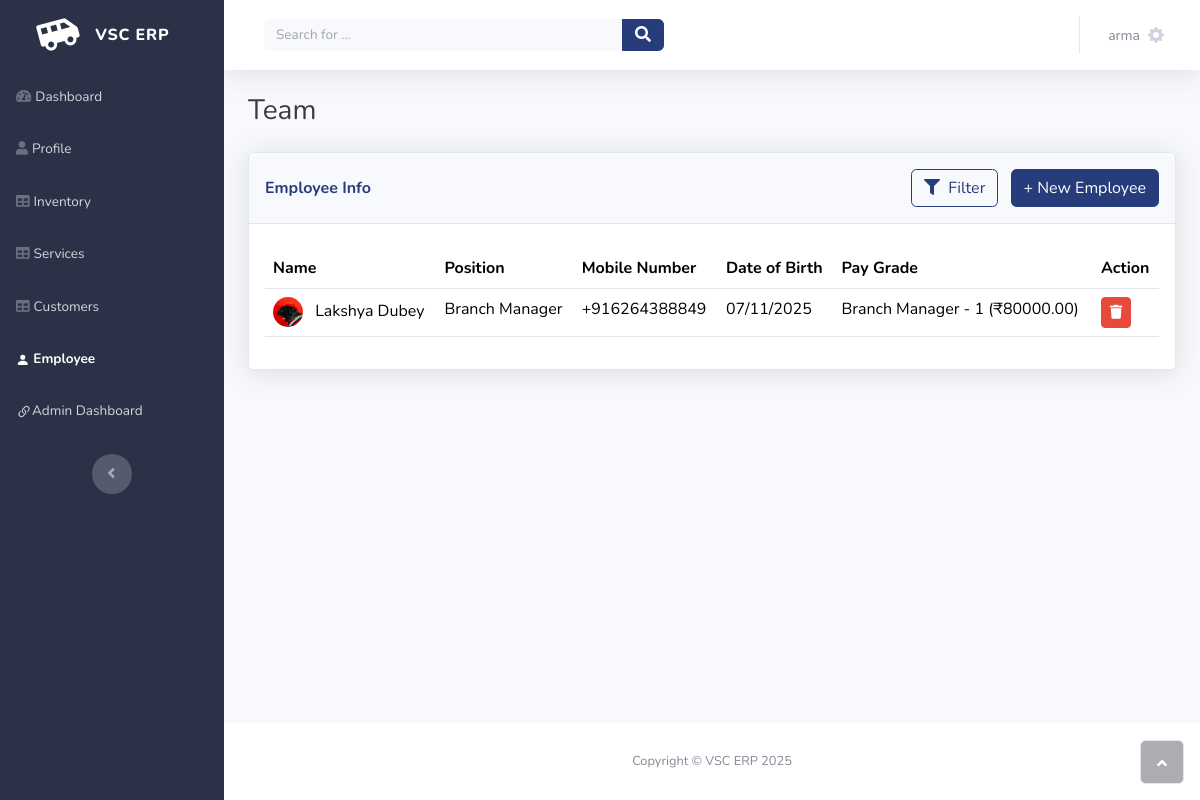
The page /employee/ (signed in) on the database as committed earlier.
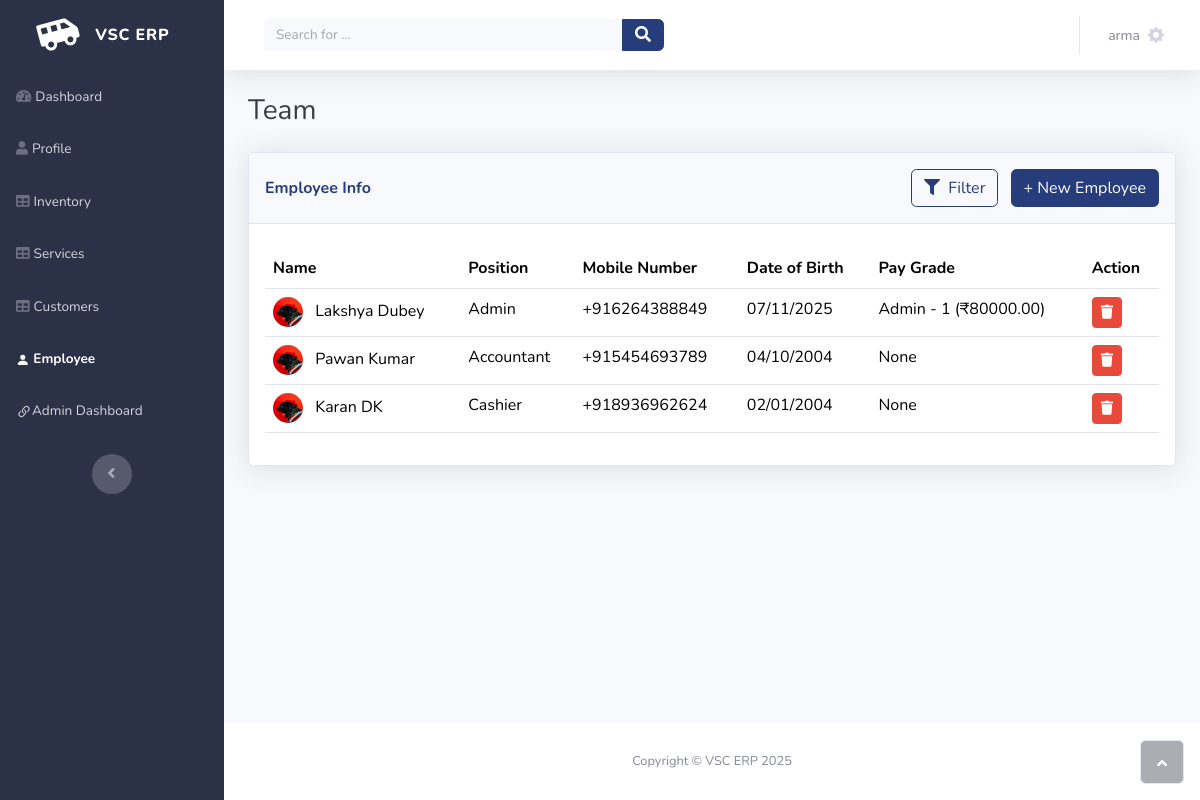
The same page on the database as committed later.
### CORE/models.py (models this page shows)
class Employee(models.Model):
    user = models.OneToOneField(User, on_delete=models.CASCADE,related_name='Employee')
    DOB = models.DateField()
    Address = models.TextField()
    mobile_number = PhoneNumberField(region="IN")
    SHIFT_CHOICES = [
        ('MORNING', 'Morning (9AM-5PM)'),
        ('EVENING', 'Evening (1PM-9PM)'),
        ('NIGHT', 'Night (9PM-5AM)'),
        ('FLEX', 'Flexible'),
    ]
    role = models.ForeignKey(MASTER_role, on_delete=models.SET_NULL, null=True)
    shift = models.CharField(
        max_length=10,
        choices=SHIFT_CHOICES,
        default='MORNING',
        null=True,
        blank=True
    )
    pay_grade = ChainedForeignKey(
        MASTER_pay_grade_level,
        chained_field="role",
        chained_model_field="role",
        show_all=False,
        auto_choose=True,
        sort=True,
        on_delete=models.SET_NULL,
        null=True,
        blank=True
    )

### Masters/models.py (models this page shows)
class MASTER_role(models.Model):
    name = models.CharField(max_length=50, unique=True)
    def __str__(self):
        return self.name
    '''
    Mechanic
    Accountant
    Cashier
    Advisor
    '''

class MASTER_pay_grade_level(models.Model):
    role = models.ForeignKey(MASTER_role, on_delete=models.CASCADE)
    level = models.CharField(max_length=10)
    base_salary = models.DecimalField(max_digits=10, decimal_places=2)
    description = models.TextField(blank=True, null=True)
    class Meta:
        unique_together = ('role', 'level')
    def __str__(self):
        return f"{self.role.name} - {self.level} (₹{self.base_salary})"

### CORE/views.py (the view)
# urls.py: path("employee/",views.employee,name="employee"),
@login_required()
def employee(request):
    employee_list = Employee.objects.all()
    employee_filter = EmployeeFilter(request.GET, queryset=employee_list)
    is_filtered = bool(employee_filter.form.changed_data)
    context = {
        'employees': employee_filter.qs,
        'employee_filter': employee_filter,
        'is_filtered': is_filtered,
    }
    return render(request, 'employee.html', context)

### templates/employee.html (shortened to what this page needs)
{% extends 'partials/blank.html' %}
{% load static %}
{% block content %}
<h3 class="text-dark mb-4">Team</h3>
<div class="card shadow">
    <div class="card-header d-flex justify-content-between align-items-center py-3">
        <p class="text-primary m-0 fw-bold">Employee Info</p>
        <div>
            {% if is_filtered %}
                <button class="btn btn-success me-2" type="button"
                        data-bs-toggle="modal"
                        data-bs-target="#filterModal">
                    <i class="fas fa-filter me-1"></i>
                    Filter (Active)
                </button>
            {% else %}
                <button class="btn btn-outline-primary me-2" type="button"
                        data-bs-toggle="modal"
                        data-bs-target="#filterModal">
                    <i class="fas fa-filter me-1"></i>
                    Filter
                </button>
            {% endif %}
            <button class="btn btn-primary" type="button"
                    data-bs-target="#formModal"
                    data-bs-toggle="modal"
                    data-iframe-src="{% url 'CORE:EmployeeCreationWizard' %}">
                + New Employee
            </button>
        </div>
    </div>
    <div class="card-body">
        <div class="table-responsive mt-2 table" id="dataTable" role="grid" aria-describedby="dataTable_info">
            <table class="table my-0" id="dataTable">
                <thead>
                    <tr>
                        <th>Name</th>
                        <th>Position</th>
                        <th>Mobile Number</th>
                        <th>Date of Birth</th>
                        <th>Pay Grade</th>
                        <th>Action</th>
                    </tr>
                </thead>
                <tbody>
                    {% for employee in employees %}
                    <tr>
                        <td>
                            <img class="rounded-circle me-2" width="30" height="30" src="{% static 'assets/img/dogs/image1.jpeg' %}">
                            {{ employee.user.first_name }} {{ employee.user.last_name }}
                        </td>
                        <td>{{ employee.role }}</td>
                        <td>{{ employee.mobile_number }}</td>
                        <td>{{ employee.DOB|date:"d/m/Y" }}</td>
                        <td>{{ employee.pay_grade }}</td>
                        <td>
                            <form method="POST" action="{% url 'CORE:employee_delete' employee.pk %}" style="display:inline;">
                                <button type*="submit" class="btn btn-danger btn-sm"
                                        onclick="return confirm('Are you sure you want to delete {{ employee.user.get_full_name|escapejs }}?');">
                                    <i class="fas fa-trash"></i> </button>
                            </form>
                        </td>
                    </tr>
                    {% empty %}
                    <tr>
                        <td colspan="5">No employees found.</td>
                    </tr>
                    {% endfor %}
                </tbody>
            </table>
        </div>
    </div>
</div>
{% load crispy_forms_tags %}
{% endblock %}

### templates/partials/blank.html (shortened to what this page needs)
{% load static %}
<!DOCTYPE html>
<html data-bs-theme="light" lang="en">
<head>
    <link rel="stylesheet" href="{% static 'assets/bootstrap/css/bootstrap.min.css' %}">
    <link rel="stylesheet" href="{% static 'assets/fonts/fontawesome-all.min.css' %}">
    <link rel="stylesheet" href="{% static 'assets/css/bss-overrides.css' %}">
</head>
<body id="page-top">
    <div id="wrapper">
        {% include 'partials/components/navbar.html' %}
        <div class="d-flex flex-column" id="content-wrapper">
            <div id="content">
                {% include 'partials/components/content_navbar.html' %}
                <div class="container-fluid">
                    {% block content %}{% endblock %}
                </div>
            </div>
            {% include 'partials/components/footer.html' %}
        </div><a class="border rounded d-inline scroll-to-top" href="#page-top"><i class="fas fa-angle-up"></i></a>
    </div>
</body>
</html>

### templates/partials/components/navbar.html (shortened to what this page needs)
{% load static %}
<nav class="navbar align-items-start p-0 sidebar sidebar-dark accordion bg-gradient-primary navbar-dark" style="background: rgb(43,50,72);">
    <div class="container-fluid d-flex flex-column p-0"><a class="navbar-brand d-flex justify-content-center align-items-center m-0 sidebar-brand" href="{% url 'CORE:index' %}">
            <div class="sidebar-brand-icon rotate-n-15"><i class="fas fa-shuttle-van"></i></div>
            <div class="mx-3 sidebar-brand-text"><span>VSC ERP</span></div>
        </a>
        <ul class="navbar-nav text-light" id="accordionSidebar">
            <li class="nav-item"><a class="nav-link {% if request.resolver_match.url_name == 'index' %}active{% endif %}" href="{% url 'CORE:index' %}"><i class="fas fa-tachometer-alt"></i><span>Dashboard</span></a></li>
            <li class="nav-item"><a class="nav-link {% if request.resolver_match.url_name == 'profile' %}active{% endif %}" href="{% url 'CORE:profile' %}"><i class="fas fa-user"></i><span>Profile</span></a></li>
            <li class="nav-item"><a class="nav-link {% if request.resolver_match.url_name == 'inventory' %}active{% endif %}" href="{% url 'CORE:inventory' %}"><i class="fas fa-table"></i><span>Inventory</span></a></li>
            <li class="nav-item"><a class="nav-link {% if request.resolver_match.url_name == 'services' %}active{% endif %}" href="{% url 'CORE:services' %}"><i class="fas fa-table"></i><span>Services</span></a></li>
            <li class="nav-item"><a class="nav-link {% if request.resolver_match.url_name == 'customers' %}active{% endif %}" href="{% url 'CORE:customers' %}"><i class="fas fa-table"></i><span>Customers</span></a></li>
            <li class="nav-item">
                <a class="nav-link {% if request.resolver_match.url_name == 'employee' %}active{% endif %}" href="{% url 'CORE:employee' %}">
                    <svg xmlns="http://www.w3.org/2000/svg" width="1em" height="1em" fill="currentColor" viewBox="0 0 16 16" class="bi bi-person-fill">
                        <path d="M3 14s-1 0-1-1 1-4 6-4 6 3 6 4-1 1-1 1zm5-6a3 3 0 1 0 0-6 3 3 0 0 0 0 6"></path>
                    </svg>
                    <span>Employee</span>
                </a>
            </li>
            <li class="nav-item"><a class="nav-link" href="{% url 'admin:index' %}" target="_blank"><span>Admin Dashboard</span></a></li>
        </ul>
        <div class="text-center d-none d-md-inline"><button class="btn rounded-circle border-0" id="sidebarToggle" type="button"></button></div>
    </div>
</nav>

### templates/partials/components/content_navbar.html (shortened to what this page needs)
{% load static %}
<nav class="navbar navbar-expand bg-white shadow mb-4 topbar">
    <div class="container-fluid"><button class="btn btn-link d-md-none me-3 rounded-circle" id="sidebarToggleTop" type="button"></button>
        <form class="d-none d-sm-inline-block mw-100 ms-md-3 me-auto my-2 my-md-0 navbar-search">
            <div class="input-group"><input class="bg-light form-control border-0 small" type="text" placeholder="Search for ..."><button class="btn btn-primary py-0" type="button"><i class="fas fa-search"></i></button></div>
        </form>
        <ul class="navbar-nav flex-nowrap ms-auto">
            <li class="nav-item dropdown no-arrow">
                <div class="nav-item dropdown no-arrow">
                    <a class="dropdown-toggle nav-link" aria-expanded="false" data-bs-toggle="dropdown" href="#">
                        <span class="d-none d-lg-inline me-2 text-gray-600 small">{{ user.username }}</span>
                    </a>
                </div>
            </li>
        </ul>
    </div>
</nav>

### templates/partials/components/footer.html
{% load static %}
<footer class="bg-white sticky-footer">
    <div class="container my-auto">
        <div class="text-center my-auto copyright"><span>Copyright © VSC ERP 2025</span></div>
    </div>
</footer>

### static/assets/css/bss-overrides.css (style rules this page uses)
:root, [data-bs-theme=light] { --bs-primary: #263c7b; --bs-primary-rgb: 38,60,123; --bs-primary-text-emphasis: #0F1831; --bs-primary-bg-subtle: #D4D8E5; --bs-primary-border-subtle: #A8B1CA; }
.btn-primary { --bs-btn-color: #fff; --bs-btn-bg: #263c7b; --bs-btn-border-color: #263c7b; --bs-btn-hover-color: #fff; --bs-btn-hover-bg: #203369; --bs-btn-hover-border-color: #1E3062; --bs-btn-focus-shadow-rgb: 222,226,235; --bs-btn-active-color: #fff; --bs-btn-active-bg: #1E3062; --bs-btn-active-border-color: #1D2D5C; --bs-btn-disabled-color: #fff; --bs-btn-disabled-bg: #263c7b; --bs-btn-disabled-border-color: #263c7b; }
.btn-outline-primary { --bs-btn-color: #263c7b; --bs-btn-border-color: #263c7b; --bs-btn-focus-shadow-rgb: 38,60,123; --bs-btn-hover-color: #fff; --bs-btn-hover-bg: #263c7b; --bs-btn-hover-border-color: #263c7b; --bs-btn-active-color: #fff; --bs-btn-active-bg: #263c7b; --bs-btn-active-border-color: #263c7b; --bs-btn-disabled-color: #263c7b; --bs-btn-disabled-bg: transparent; --bs-btn-disabled-border-color: #263c7b; }
.m-0 { margin: 0 !important; }
.mx-3 { margin-right: 1rem !important; margin-left: 1rem !important; }
.my-0 { margin-top: 0 !important; margin-bottom: 0 !important; }
.my-2 { margin-top: .5rem !important; margin-bottom: .5rem !important; }
.my-auto { margin-top: auto !important; margin-bottom: auto !important; }
.mt-2 { margin-top: .5rem !important; }
.me-2 { margin-right: .5rem !important; }
.me-auto { margin-right: auto !important; }
.mb-4 { margin-bottom: 1.5rem !important; }
.ms-auto { margin-left: auto !important; }
@media (min-width: 768px) { .my-md-0 { margin-top: 0rem !important; margin-bottom: 0rem !important; } }
@media (min-width: 768px) { .ms-md-3 { margin-left: 1rem !important; } }

Rows that differ between the two databases and show on the page:
changed through a linked row, Employee "Lakshya": role "Branch Manager" → "Admin"; pay_grade "Branch Manager - 1 (₹80000.00)" → "Admin - 1 (₹80000.00)"
added Employee: user.first_name "Pawan", user.last_name "Kumar", role "Accountant", mobile_number "+915454693789", DOB "04/10/2004", pay_grade "None"
added Employee: user.first_name "Karan", user.last_name "DK", role "Cashier", mobile_number "+918936962624", DOB "02/01/2004", pay_grade "None"
